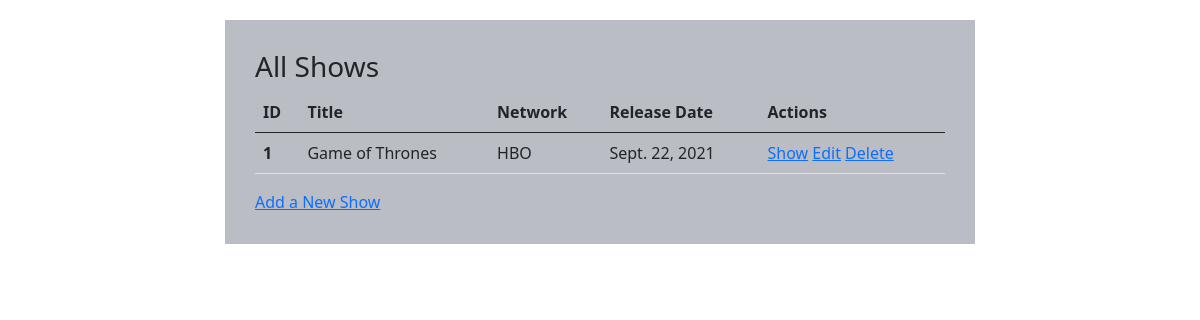
/shows, run on the app's committed database.
### tv_shows/models.py (models this page shows, shortened)
class Show(models.Model):
    title=models.CharField(max_length=255)
    network=models.CharField(max_length=100)
    release_date=models.DateField()
    desc=models.TextField()
    created_at = models.DateTimeField(auto_now_add=True)
    updated_at = models.DateTimeField(auto_now=True)
    objects=ShowManager()

### tv_shows/views.py (the view)
# urls.py: path('shows',views.index1),
def index1(request):
    context={
        "all_the_shows":Show.objects.all()
    }
    return render (request,'index.html',context)

### tv_shows/templates/index.html (shortened to what this page needs)
<!DOCTYPE html>
<html lang="en">
<head>
    {% load static %}
    <link href="https://cdn.jsdelivr.net/npm/bootstrap@5.0.1/dist/css/bootstrap.min.css" rel="stylesheet">
    <link rel="stylesheet" href="{% static 'css/style.css' %}">
</head>
<body>
    <div class="container con">
        <h3 class="jumbotron-heading">All Shows</h3>
        <div class="table-1">
            <table class="table">
                <thead>
                    <tr>
                        <th scope="col">ID</th>
                        <th scope="col">Title</th>
                        <th scope="col">Network</th>
                        <th scope="col">Release Date</th>
                        <th scope="col">Actions</th>
                    </tr>
                </thead>
                <tbody>
                    {% for show in all_the_shows %}
                    <tr>
                        <th scope="row">{{show.id}}</th>
                        <td>{{show.title}}</td>
                        <td>{{show.network}}</td>
                        <td>{{show.release_date}}</td>
                        <td><a href="http://127.0.0.1:8000/shows/{{show.id}}">Show</a> <a href="http://127.0.0.1:8000/shows/{{show.id}}/edit">Edit</a>  <a href="http://127.0.0.1:8000/shows/{{show.id}}/destroy">Delete</a></td>
                    </tr>
                    {% endfor%}
                </tbody>
            </table>
        </div>
        <a class="new" href="http://127.0.0.1:8000/shows/new">Add a New Show</a>
    </div>
</body>
</html>

### tv_shows/static/css/style.css (style rules this page uses)
* { margin: 0 auto; padding: 0; }
.con { width: 750px; background-color: rgb(186, 189, 196); padding: 30px; margin-top: 20px; }

### data on the page
Show: id "1", title "Game of Thrones", network "HBO", release_date "Sept. 22, 2021"
